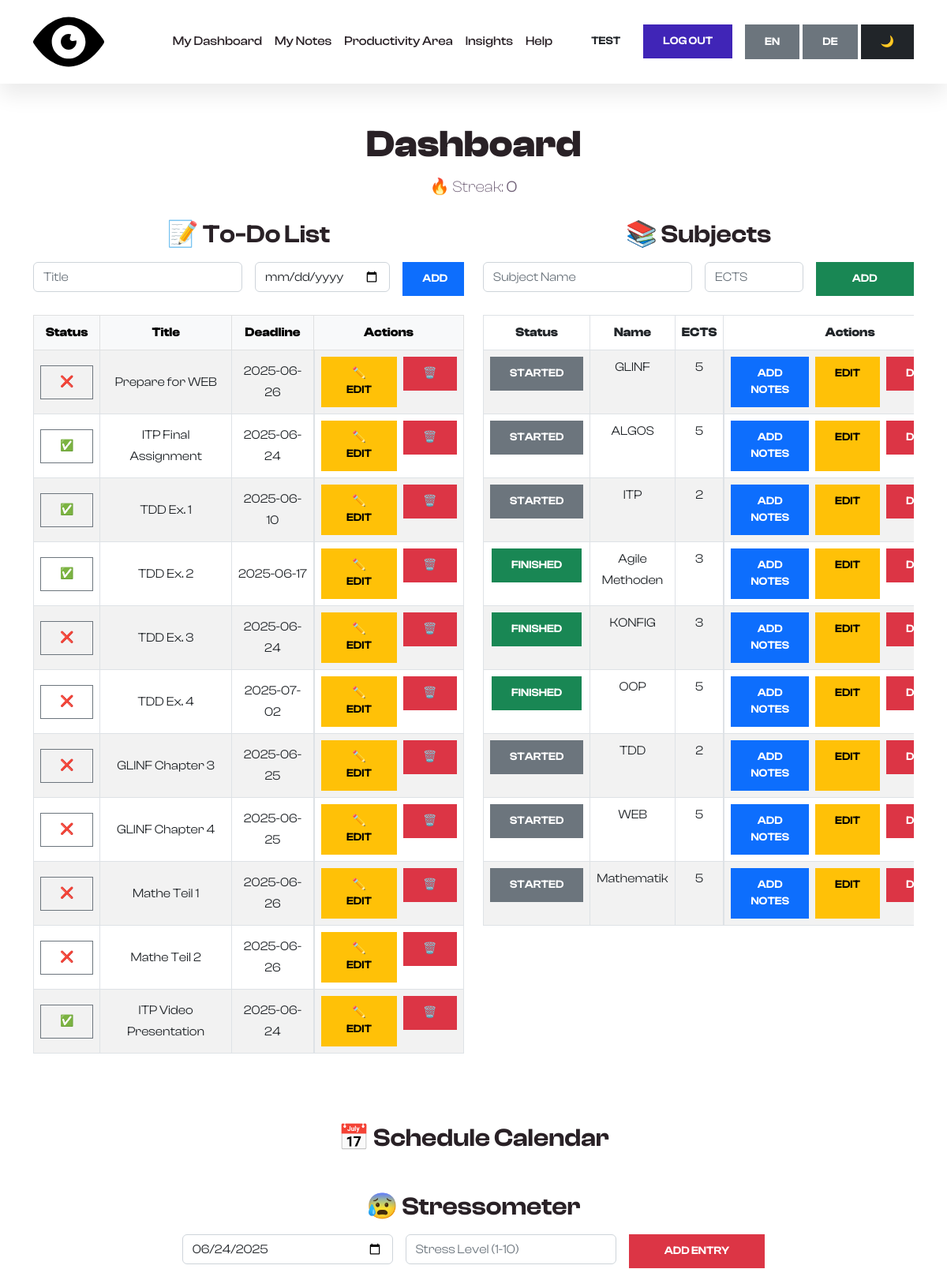
Page /BigBrother/dashboard.php (signed in, upper part) on the earlier database version.
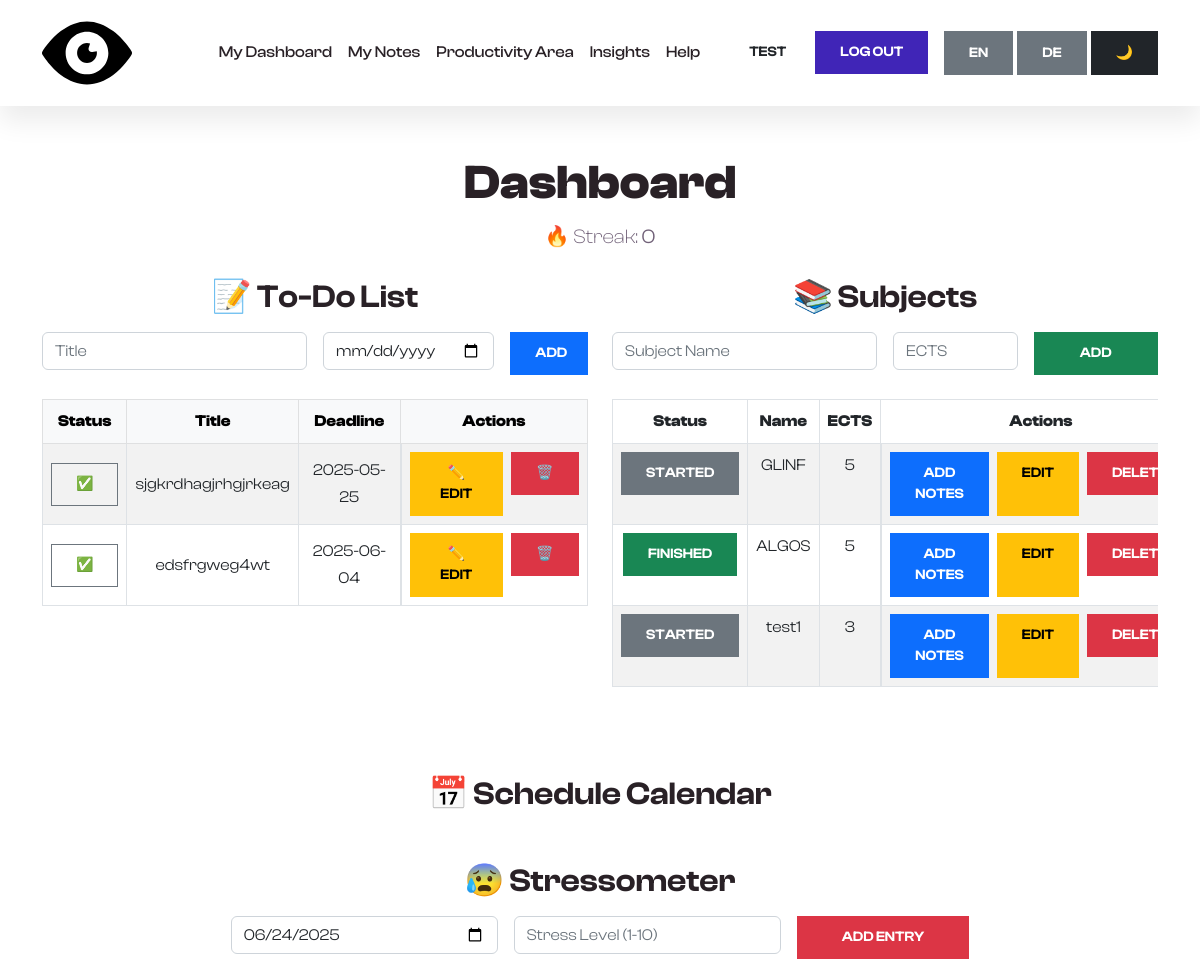
Same page on the later database version.
### tables this page shows
CREATE TABLE `tasks` (
  `id` int(11) NOT NULL,
  `user_id` int(11) DEFAULT NULL,
  `title` varchar(255) DEFAULT NULL,
  `deadline` date DEFAULT NULL,
  `is_completed` tinyint(1) DEFAULT 0
);

CREATE TABLE `subjects` (
  `id` int(11) NOT NULL,
  `user_id` int(11) DEFAULT NULL,
  `name` varchar(100) DEFAULT NULL,
  `ects` int(11) DEFAULT NULL,
  `is_completed` tinyint(1) DEFAULT 0
);

### BigBrother/dashboard.php (the view, shortened to what the changed rows need)
<?php
include('includes/db.php');
include('includes/header.php');
?>
<body data-bs-spy="scroll" data-bs-target=".navbar">
<div class="container mt-5">
    <div class="text-center mb-4">
        <h1 class="display-5 fw-bold">Dashboard</h1>
    </div>
    <div class="row mb-5">
        <div class="col-md-6 mb-4">
            <h2 class="mb-3 text-center">📝 To-Do List</h2>
            <div class="table-responsive">
                <table class="table table-striped table-bordered text-center align-middle">
                    <thead class="table-light">
                        <tr>
                            <th>Status</th>
                            <th>Title</th>
                            <th>Deadline</th>
                            <th>Actions</th>
                        </tr>
                    </thead>
                    <tbody>
                        <?php
                        $stmt = $pdo->prepare("SELECT * FROM tasks WHERE user_id = ?");
                        $stmt->execute([$_SESSION['user_id']]);
                        foreach ($stmt as $task):
                        ?>
                        <tr>
                            <td>
                                <form method="POST" action="api/tasks.php">
                                    <button type="submit" name="toggle" class="btn btn-sm btn-outline-secondary"><?= $task['is_completed'] ? "✅" : "❌" ?></button>
                                </form>
                            </td>
                            <td><?= htmlspecialchars($task['title']) ?></td>
                            <td><?= htmlspecialchars($task['deadline']) ?></td>
                            <td class="d-flex justify-content-center gap-2">
                                <a href="edit-task.php?id=<?= $task['id'] ?>" class="btn btn-sm btn-warning">✏️ Edit</a>
                                <form method="POST" action="api/tasks.php" onsubmit="return confirm('Delete this task?')">
                                    <button type="submit" name="delete" class="btn btn-sm btn-danger">🗑️</button>
                                </form>
                            </td>
                        </tr>
                        <?php endforeach; ?>
                    </tbody>
                </table>
            </div>
        </div>
        <div class="col-md-6 mb-4">
            <h2 class="mb-3 text-center">📚 Subjects</h2>
            <div class="table-responsive">
                <table class="table table-striped table-bordered text-center">
                    <thead>
                        <tr>
                            <th>Status</th>
                            <th>Name</th>
                            <th>ECTS</th>
                            <th>Actions</th>
                        </tr>
                    </thead>
                    <tbody>
                        <?php
                        $stmt = $pdo->prepare("SELECT * FROM subjects WHERE user_id = ?");
                        $stmt->execute([$_SESSION['user_id']]);
                        foreach ($stmt as $subj):
                        ?>
                        <tr>
                            <td>
                                <form method="POST" action="api/subjects.php">
                                    <button type="submit" name="toggle" class="btn btn-sm <?= $subj['is_completed'] ? 'btn-success' : 'btn-secondary' ?>">
                                        <?= $subj['is_completed'] ? "Finished" : "Started" ?>
                                    </button>
                                </form>
                            </td>
                            <td><?= htmlspecialchars($subj['name']) ?></td>
                            <td><?= (int)$subj['ects'] ?></td>
                            <td class="d-flex gap-2">
                                <a href="notes.php?subject_id=<?= $subj['id'] ?>" class="btn btn-primary btn-sm">Add Notes</a>
                                <a href="edit-subject.php?id=<?= $subj['id'] ?>" class="btn btn-warning btn-sm">Edit</a>
                                <form method="POST" action="api/subjects.php" onsubmit="return confirm('Delete this subject?');">
                                    <button type="submit" name="delete" class="btn btn-danger btn-sm">Delete</button>
                                </form>
                            </td>
                        </tr>
                        <?php endforeach; ?>
                    </tbody>
                </table>
            </div>
        </div>
    </div>
    <div class="col-12 mb-5">
        <h2 class="mb-3 text-center">📅 Schedule Calendar</h2>
    </div>
    <div class="mb-5">
        <h2 class="mb-3 text-center">😰 Stressometer</h2>
    </div>
</div>
<?php include('includes/footer.php'); ?>

Differences in the rows shown:
removed tasks: title "Prepare for WEB", deadline "2025-06-26"
removed tasks: title "ITP Final Assignment", deadline "2025-06-24"
removed tasks: title "TDD Ex. 1", deadline "2025-06-10"
removed tasks: title "TDD Ex. 2", deadline "2025-06-17"
removed tasks: title "TDD Ex. 3", deadline "2025-06-24"
removed tasks: title "TDD Ex. 4", deadline "2025-07-02"
removed tasks: title "GLINF Chapter 3", deadline "2025-06-25"
removed tasks: title "GLINF Chapter 4", deadline "2025-06-25"
removed tasks: title "Mathe Teil 1", deadline "2025-06-26"
removed tasks: title "Mathe Teil 2", deadline "2025-06-26"
removed tasks: title "ITP Video Presentation", deadline "2025-06-24"
removed subjects: is_completed "STARTED", name "ITP", ects "2"
removed subjects: is_completed "FINISHED", name "Agile Methoden", ects "3"
removed subjects: is_completed "FINISHED", name "KONFIG", ects "3"
removed subjects: is_completed "FINISHED", name "OOP", ects "5"
removed subjects: is_completed "STARTED", name "TDD", ects "2"
removed subjects: is_completed "STARTED", name "WEB", ects "5"
removed subjects: is_completed "STARTED", name "Mathematik", ects "5"
added tasks: title "sjgkrdhagjrhgjrkeag", deadline "2025-05-25"
added tasks: title "edsfrgweg4wt", deadline "2025-06-04"
changed subjects "ALGOS": is_completed "STARTED" → "FINISHED"
added subjects: is_completed "STARTED", name "test1", ects "3"
